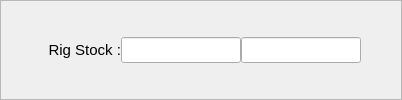
                                 <widget class="QFrame" name="frame_18">
                                  <property name="frameShape">
                                   <enum>QFrame::StyledPanel</enum>
                                  </property>
                                  <property name="frameShadow">
                                   <enum>QFrame::Raised</enum>
                                  </property>
                                  <layout class="QHBoxLayout" name="horizontalLayout_24">
                                   <property name="spacing">
                                    <number>0</number>
                                   </property>
                                   <property name="leftMargin">
                                    <number>0</number>
                                   </property>
                                   <property name="topMargin">
                                    <number>0</number>
                                   </property>
                                   <property name="rightMargin">
                                    <number>0</number>
                                   </property>
                                   <property name="bottomMargin">
                                    <number>0</number>
                                   </property>
                                   <item>
                                    <widget class="QLabel" name="label_28">
                                     <property name="minimumSize">
                                      <size>
                                       <width>120</width>
                                       <height>0</height>
                                      </size>
                                     </property>
                                     <property name="maximumSize">
                                      <size>
                                       <width>100</width>
                                       <height>16777215</height>
                                      </size>
                                     </property>
                                     <property name="font">
                                      <font>
                                       <pointsize>11</pointsize>
                                      </font>
                                     </property>
                                     <property name="text">
                                      <string>Rig Stock :</string>
                                     </property>
                                     <property name="alignment">
                                      <set>Qt::AlignRight|Qt::AlignTrailing|Qt::AlignVCenter</set>
                                     </property>
                                    </widget>
                                   </item>
                                   <item>
                                    <widget class="QLineEdit" name="outStock_txt">
                                     <property name="minimumSize">
                                      <size>
                                       <width>120</width>
                                       <height>0</height>
                                      </size>
                                     </property>
                                     <property name="maximumSize">
                                      <size>
                                       <width>120</width>
                                       <height>16777215</height>
                                      </size>
                                     </property>
                                     <property name="font">
                                      <font>
                                       <pointsize>11</pointsize>
                                      </font>
                                     </property>
                                     <property name="text">
                                      <string/>
                                     </property>
                                     <property name="alignment">
                                      <set>Qt::AlignCenter</set>
                                     </property>
                                     <property name="readOnly">
                                      <bool>true</bool>
                                     </property>
                                    </widget>
                                   </item>
                                   <item>
                                    <widget class="QLineEdit" name="outUnit_txt">
                                     <property name="minimumSize">
                                      <size>
                                       <width>120</width>
                                       <height>0</height>
                                      </size>
                                     </property>
                                     <property name="maximumSize">
                                      <size>
                                       <width>120</width>
                                       <height>16777215</height>
                                      </size>
                                     </property>
                                     <property name="font">
                                      <font>
                                       <pointsize>11</pointsize>
                                      </font>
                                     </property>
                                     <property name="text">
                                      <string/>
                                     </property>
                                     <property name="alignment">
                                      <set>Qt::AlignLeading|Qt::AlignLeft|Qt::AlignVCenter</set>
                                     </property>
                                     <property name="readOnly">
                                      <bool>true</bool>
                                     </property>
                                    </widget>
                                   </item>
                                   <item>
                                    <spacer name="horizontalSpacer_5">
                                     <property name="orientation">
                                      <enum>Qt::Horizontal</enum>
                                     </property>
                                     <property name="sizeHint" stdset="0">
                                      <size>
                                       <width>40</width>
                                       <height>20</height>
                                      </size>
                                     </property>
                                    </spacer>
                                   </item>
                                  </layout>
                                 </widget>
